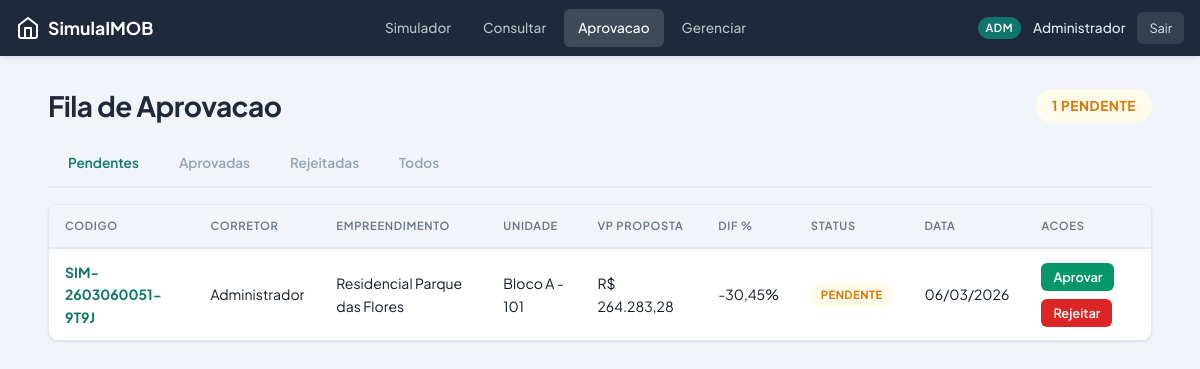
The page /simulador/fila (signed in) on the database its author committed.
### models.py (models this page shows, shortened)
class User(UserMixin, db.Model):
    __tablename__ = 'users'
    id = db.Column(db.Integer, primary_key=True)
    nome = db.Column(db.String(150), nullable=False)
    email = db.Column(db.String(150), unique=True, nullable=False, index=True)
    password_hash = db.Column(db.String(256), nullable=False)
    role = db.Column(db.String(20), nullable=False, default='corretor')
    ativo = db.Column(db.Boolean, default=True)
    empresa_id = db.Column(db.Integer, db.ForeignKey('empresas.id'), nullable=False)
    created_at = db.Column(db.DateTime, default=datetime.utcnow)
    empresa = db.relationship('Empresa', back_populates='usuarios')
    simulacoes = db.relationship('Simulacao', foreign_keys='Simulacao.corretor_id',
                                 back_populates='corretor', lazy='dynamic')
    @property
    def is_admin(self):
        return self.role == 'adm'
    @property
    def is_lider(self):
        return self.role in ('lider', 'adm')

class Simulacao(db.Model):
    __tablename__ = 'simulacoes'
    id = db.Column(db.Integer, primary_key=True)
    codigo = db.Column(db.String(30), unique=True, nullable=False, index=True, default=gerar_codigo)
    corretor_id = db.Column(db.Integer, db.ForeignKey('users.id'), nullable=False)
    empreendimento_id = db.Column(db.Integer, db.ForeignKey('empreendimentos.id'), nullable=False)
    unidade_id = db.Column(db.Integer, db.ForeignKey('unidades.id'), nullable=False)
    cliente_nome = db.Column(db.String(200))
    cliente_telefone = db.Column(db.String(20))
    sinal_qtd = db.Column(db.Integer, default=0)
    sinal_valor = db.Column(db.Float, default=0.0)
    sinal_data_inicio = db.Column(db.Date)
    mensal_qtd = db.Column(db.Integer, default=0)
    mensal_valor = db.Column(db.Float, default=0.0)
    mensal_data_inicio = db.Column(db.Date)
    intermediaria_qtd = db.Column(db.Integer, default=0)
    intermediaria_valor = db.Column(db.Float, default=0.0)
    intermediaria_data_inicio = db.Column(db.Date)
    intermediaria_periodicidade = db.Column(db.String(1), default='S')
    chave_valor = db.Column(db.Float, default=0.0)
    chave_data = db.Column(db.Date)
    financiamento_valor = db.Column(db.Float, default=0.0)
    financiamento_data = db.Column(db.Date)
    valor_nominal_proposta = db.Column(db.Float, default=0.0)
    vp_proposta = db.Column(db.Float, default=0.0)
    valor_nominal_tabela = db.Column(db.Float, default=0.0)
    vp_tabela = db.Column(db.Float, default=0.0)
    dif_pct_proposta = db.Column(db.Float, default=0.0)
    dif_pct_tabela = db.Column(db.Float, default=0.0)
    detalhes_json = db.Column(db.JSON)
    status = db.Column(db.String(20), default='pendente')
    aprovador_id = db.Column(db.Integer, db.ForeignKey('users.id'))
    data_aprovacao = db.Column(db.DateTime)
    motivo_rejeicao = db.Column(db.String(500))
    created_at = db.Column(db.DateTime, default=datetime.utcnow)
    updated_at = db.Column(db.DateTime, default=datetime.utcnow, onupdate=datetime.utcnow)
    corretor = db.relationship('User', foreign_keys=[corretor_id], back_populates='simulacoes')
    aprovador = db.relationship('User', foreign_keys=[aprovador_id])
    empreendimento = db.relationship('Empreendimento', back_populates='simulacoes')
    unidade = db.relationship('Unidade')

class Empreendimento(db.Model):
    __tablename__ = 'empreendimentos'
    id = db.Column(db.Integer, primary_key=True)
    nome = db.Column(db.String(200), nullable=False)
    endereco = db.Column(db.String(300))
    empresa_id = db.Column(db.Integer, db.ForeignKey('empresas.id'), nullable=False)
    taxa_desconto_mensal = db.Column(db.Float, nullable=False, default=0.01)
    ativo = db.Column(db.Boolean, default=True)
    created_at = db.Column(db.DateTime, default=datetime.utcnow)
    empresa = db.relationship('Empresa', back_populates='empreendimentos')
    blocos = db.relationship('Bloco', back_populates='empreendimento', cascade='all, delete-orphan')
    plano_padrao = db.relationship('PlanoPadrao', back_populates='empreendimento',
                                   uselist=False, cascade='all, delete-orphan')
    regras = db.relationship('RegrasEmpreendimento', back_populates='empreendimento',
                              uselist=False, cascade='all, delete-orphan')
    simulacoes = db.relationship('Simulacao', back_populates='empreendimento', lazy='dynamic')

class Bloco(db.Model):
    __tablename__ = 'blocos'
    id = db.Column(db.Integer, primary_key=True)
    nome = db.Column(db.String(50), nullable=False)
    empreendimento_id = db.Column(db.Integer, db.ForeignKey('empreendimentos.id'), nullable=False)
    empreendimento = db.relationship('Empreendimento', back_populates='blocos')
    unidades = db.relationship('Unidade', back_populates='bloco', cascade='all, delete-orphan')

class Unidade(db.Model):
    __tablename__ = 'unidades'
    id = db.Column(db.Integer, primary_key=True)
    numero = db.Column(db.String(20), nullable=False)
    bloco_id = db.Column(db.Integer, db.ForeignKey('blocos.id'), nullable=False)
    descricao = db.Column(db.String(200))
    area_coberta = db.Column(db.Float, nullable=False, default=0.0)
    area_descoberta = db.Column(db.Float, nullable=False, default=0.0)
    preco_m2 = db.Column(db.Float, nullable=False, default=0.0)
    coef_area_descoberta = db.Column(db.Float, nullable=False, default=0.5)
    status = db.Column(db.String(20), default='disponivel')
    created_at = db.Column(db.DateTime, default=datetime.utcnow)
    bloco = db.relationship('Bloco', back_populates='unidades')

### empreendimentos.py (the view)
@emp_bp.route('/fila')
@role_required('lider', 'adm')
def fila_aprovacao():
    status_filter = request.args.get('status', 'pendente')
    query = Simulacao.query
    if not current_user.is_admin:
        query = query.join(Empreendimento).filter(
            Empreendimento.empresa_id == current_user.empresa_id
        )
    if status_filter and status_filter != 'todos':
        query = query.filter(Simulacao.status == status_filter)
    sims = query.order_by(Simulacao.created_at.desc()).all()
    pendentes_count = Simulacao.query.filter_by(status='pendente').count()
    return render_template('fila_aprovacao.html', simulacoes=sims,
                           status_filter=status_filter, pendentes_count=pendentes_count)

### login.py (called while the page is built)
def role_required(*roles):
    def decorator(f):
        @wraps(f)
        @login_required
        def decorated(*args, **kwargs):
            if current_user.role not in roles:
                flash('Acesso negado.', 'danger')
                return redirect(url_for('emp_bp.simulador'))
            return f(*args, **kwargs)
        return decorated
    return decorator

### templates/fila_aprovacao.html (shortened to what this page needs)
{% extends "base.html" %}
{% block content %}
<div class="d-flex align-center justify-between mb-2">
    <h1>Fila de Aprovacao</h1>
    {% if pendentes_count > 0 %}
    <span class="badge badge-warning" style="font-size: 0.85rem; padding: 6px 16px;">
        {{ pendentes_count }} pendente{{ 's' if pendentes_count > 1 }}
    </span>
    {% endif %}
</div>
<div class="tabs mb-2">
    <a href="{{ url_for('emp_bp.fila_aprovacao', status='pendente') }}"
       class="tab {{ 'active' if status_filter == 'pendente' }}">Pendentes</a>
    <a href="{{ url_for('emp_bp.fila_aprovacao', status='aprovada') }}"
       class="tab {{ 'active' if status_filter == 'aprovada' }}">Aprovadas</a>
    <a href="{{ url_for('emp_bp.fila_aprovacao', status='rejeitada') }}"
       class="tab {{ 'active' if status_filter == 'rejeitada' }}">Rejeitadas</a>
    <a href="{{ url_for('emp_bp.fila_aprovacao', status='todos') }}"
       class="tab {{ 'active' if status_filter == 'todos' }}">Todos</a>
</div>
{% if simulacoes %}
<div class="card">
    <div class="table-responsive">
        <table>
            <thead>
                <tr>
                    <th>Codigo</th>
                    <th>Corretor</th>
                    <th>Empreendimento</th>
                    <th>Unidade</th>
                    <th>VP Proposta</th>
                    <th>Dif %</th>
                    <th>Status</th>
                    <th>Data</th>
                    <th>Acoes</th>
                </tr>
            </thead>
            <tbody>
            {% for s in simulacoes %}
                <tr>
                    <td>
                        <a href="{{ url_for('emp_bp.report', id=s.id) }}">
                            <strong>{{ s.codigo }}</strong>
                        </a>
                    </td>
                    <td>{{ s.corretor.nome }}</td>
                    <td>{{ s.empreendimento.nome }}</td>
                    <td>{{ s.unidade.bloco.nome }} - {{ s.unidade.numero }}</td>
                    <td>{{ format_brl(s.vp_proposta) }}</td>
                    <td>{{ format_pct(s.dif_pct_proposta) }}</td>
                    <td><span class="badge status-{{ s.status }}">{{ s.status }}</span></td>
                    <td>{{ s.created_at.strftime('%d/%m/%Y') }}</td>
                    <td>
                        {% if s.status == 'pendente' %}
                        <div class="btn-group">
                            <form method="POST" action="{{ url_for('emp_bp.aprovar_simulacao', id=s.id) }}" style="display:inline;">
                                <button type="submit" class="btn btn-success btn-sm">Aprovar</button>
                            </form>
                            <button type="button" class="btn btn-danger btn-sm"
                                    onclick="openRejectModal({{ s.id }}, '{{ s.codigo }}')">Rejeitar</button>
                        </div>
                        {% else %}
                            {% if s.aprovador %}
                            <small class="text-muted">{{ s.aprovador.nome }}</small>
                            {% endif %}
                        {% endif %}
                    </td>
                </tr>
            {% endfor %}
            </tbody>
        </table>
    </div>
</div>
{% endif %}
{% endblock %}

### templates/base.html (shortened to what this page needs)
<!DOCTYPE html>
<html lang="pt-BR">
<head>
    <link rel="stylesheet" href="{{ url_for('static', filename='css/style.css') }}">
</head>
<body>
{% if current_user.is_authenticated %}
<div class="app-container">
    <nav class="navbar">
        <a href="{{ url_for('emp_bp.simulador') }}" class="navbar-brand">
            <svg viewBox="0 0 24 24" fill="none" stroke="currentColor" stroke-width="2" stroke-linecap="round" stroke-linejoin="round">
                <path d="M3 9l9-7 9 7v11a2 2 0 01-2 2H5a2 2 0 01-2-2z"/>
                <polyline points="9 22 9 12 15 12 15 22"/>
            </svg>
            SimulaIMOB
        </a>
        <div class="desktop-nav">
            <a href="{{ url_for('emp_bp.simulador') }}" class="{% if request.endpoint == 'emp_bp.simulador' %}active{% endif %}">Simulador</a>
            <a href="{{ url_for('emp_bp.minhas_simulacoes') }}" class="{% if request.endpoint == 'emp_bp.minhas_simulacoes' %}active{% endif %}">Consultar</a>
            {% if current_user.is_lider %}
            <a href="{{ url_for('emp_bp.fila_aprovacao') }}" class="{% if request.endpoint == 'emp_bp.fila_aprovacao' %}active{% endif %}">Aprovacao</a>
            <a href="{{ url_for('adm_bp.dashboard') }}" class="{% if 'adm_bp' in (request.endpoint or '') %}active{% endif %}">Gerenciar</a>
            {% endif %}
        </div>
        <div class="navbar-user">
            <span class="role-badge">{{ current_user.role }}</span>
            <span class="user-name">{{ current_user.nome }}</span>
            <a href="{{ url_for('login_bp.logout') }}" class="btn-logout">Sair</a>
        </div>
    </nav>
    <main class="main-content">
        {% block content %}{% endblock %}
    </main>
</div>
{% else %}
    {% block auth_content %}{% endblock %}
{% endif %}
</body>
</html>

### rows shown on the page
User: role "ADM", nome "Administrador"
Simulacao: codigo "SIM-2603060051-9T9J", corretor.nome "Administrador", empreendimento.nome "Residencial Parque das Flores", unidade.bloco.nome "Bloco A", unidade.numero "101", vp_proposta "R$ 264.283,28", dif_pct_proposta "-30,45%", status "PENDENTE", created_at "06/03/2026"

### other values the page prints
{{ pendentes_count }} "1"
